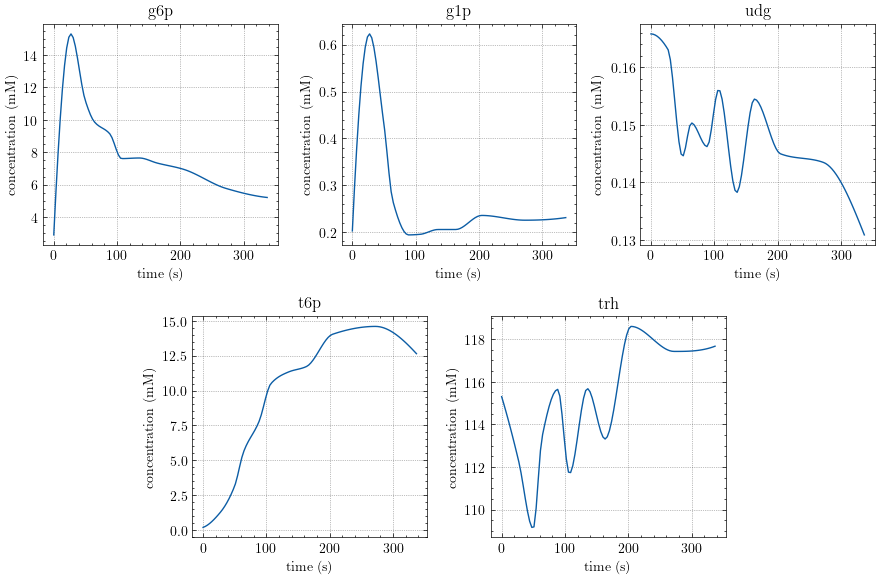

Source code (Python):
# -*- coding: utf-8 -*-
"""
=====================================
classic approach parameter estimation
=====================================

Classical parameter estimation should estimate a confidence interval for each
parameter. In the Smallbone model, all the "Vmax" parameters. This can be done
in Monte Carlo's fashion, to run the simulation many times with truely random
initial states and parameters. Finally, construct the confidence intervals from
these results.

fit parameters:
    ['pgi_Vmax', 'hxt_Vmax', 'hxk_Vmax', 'pgm_Vmax', 'tpp_Vmax',
        'tps_Vmax', 'nth_Vmax', 'ugp_Vmax']
states for comparison: ['g6p', 'g1p', 'udg', 't6p', 'trh']

unlike the ADAPT method, classical approach don't need the random splines, but
splines interpolated directly from van Heerden's dataset.
"""
#%%
from pyADAPT.examples import Smallbone2011
from van_heerden_preprocess import vhd_dataset
import matplotlib.pyplot as plt


smallbone = Smallbone2011()

n_ts = 100
data = dict()
for s in vhd_dataset:
    data[s.name] = s.interp_means(n_ts)

#%% plot data
plt.style.use(["science", "grid"])
fig = plt.figure(figsize=(9, 6))
ax1 = plt.subplot2grid((2, 6), loc=(0, 0), colspan=2)
ax2 = plt.subplot2grid((2, 6), (0, 2), colspan=2)
ax3 = plt.subplot2grid((2, 6), (0, 4), colspan=2)
ax4 = plt.subplot2grid((2, 6), (1, 1), colspan=2)
ax5 = plt.subplot2grid((2, 6), (1, 3), colspan=2)
axes = [ax1, ax2, ax3, ax4, ax5]

# with plt.style.context("science"):
for i, s in enumerate(vhd_dataset.names):
    ax: plt.Axes = axes[i]
    ax.plot(vhd_dataset[s].get_timepoints(n_ts), data[s])
    ax.set_title(s)
    ax.set_xlabel("time (s)")
    ax.set_ylabel("concentration (mM)")

fig.tight_layout()
fig.savefig("classical.png")

# %%
from pyADAPT.mc import simulate, steady_states
